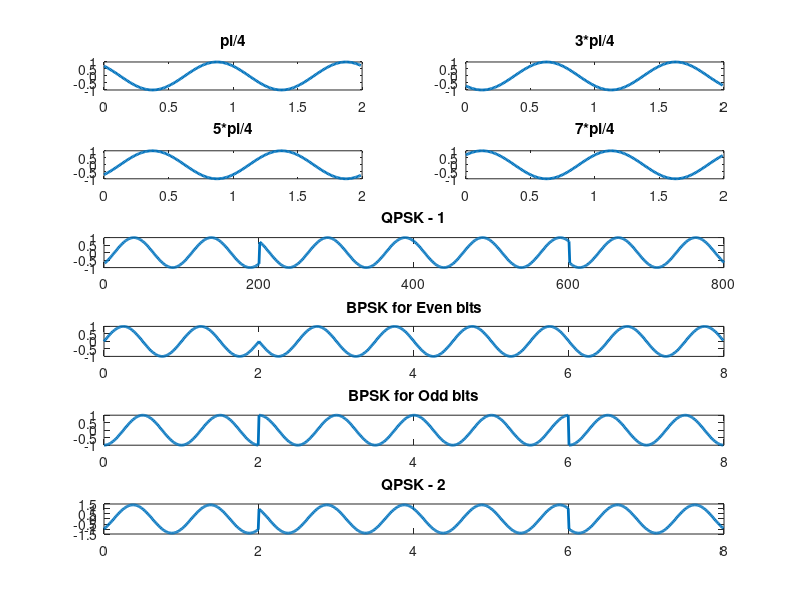

MATLAB code to generate this figure:
clc
clear
close all;
b = [0 1 1 0 1 0 0 0]; % Input as per Simon Haykin example
 
% Method -1 Pick and drop method
t = 0:0.01:2-0.01; % time set for 2 bits
s1=1*cos((2*pi*1*t)+(pi/4)); % First Carrier signal
s2=1*cos((2*pi*1*t)+(3*pi/4)); % Second Carrier signal
s3=1*cos((2*pi*1*t)+(5*pi/4)); % Third Carrier signal
s4=1*cos((2*pi*1*t)+(7*pi/4)); % Fourth Carrier signal
QPSK1 = [s3 s1 s1 s2];
subplot(6,2,1); plot(t,s1,'LineWidth',2)
title('pi/4');
subplot(6,2,2); plot(t,s2,'LineWidth',2)
title('3*pi/4');
subplot(6,2,3); plot(t,s3,'LineWidth',2)
title('5*pi/4');
subplot(6,2,4); plot(t,s4,'LineWidth',2)
title('7*pi/4');
subplot(6,1,3); plot(QPSK1,'LineWidth',2)
title('QPSK - 1');
 
%QPSK2
% BPSK1 - Even bits
% b=input('enter the binary no:');
b = [1 0 0 0];
t = 0:0.01:2*length(b)-0.01;
bb1 = [];
bb = [];
for j=1:length(b)
    for i = 1:200 % time doubled
        if b(j) == 1
            bb1(i) = 1;
        else
            bb1(i) = 0; % unipolar
        end
    end
    bb = [bb bb1];
end
% carrier signal
c1 = 1*sin(2*pi*1*t);
s = [];
for i = 1:length(bb)
if bb(i) == 1
    s1(i) = c1(i);
else
    s1(i) = -c1(i); % 180 degree phase shift
end
end
%plotting
subplot(6,1,4); plot(t,s1,'LineWidth',2);
title('BPSK for Even bits'); 
 
% BPSK2 - Odd bits
% b=input('enter the binary no:');
b = [0 1 1 0];
t = 0:0.01:2*length(b)-0.01;
bb1 = [];
bb = [];
for j = 1:length(b)
    for i = 1:200 % time doubled
        if b(j) == 1
            bb1(i) = 1;
        else
            bb1(i) = 0; %unipolar
        end
    end
    bb = [bb bb1];
end
% carrier signal
c1 = 1*cos(2*pi*1*t);
s=[];
for i = 1:length(bb)
if bb(i) == 1
    s2(i) = c1(i);
else
    s2(i) = -c1(i); % 180 degree phase shift
end
end
%plotting
subplot(6,1,5); plot(t,s2,'LineWidth',2);
title('BPSK for Odd bits');
QPSK2 = s1+s2;
subplot(6,1,6); plot(t,QPSK2,'LineWidth',2);
title('QPSK - 2')
